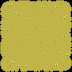

A level layout from a 2D game, rendered from its tile map. Below: a short description, then the map file with its tile-grid data intact:
An orthogonal 3x3 tile map with 24x24 px tiles, 4 tile layers (DeepSoil, TopSoil, Clay, Sand).

<map version="1.0" orientation="orthogonal" renderorder="right-down" width="3" height="3" tilewidth="24" tileheight="24" nextobjectid="1">
 <tileset firstgid="1" name="ffWorld" tilewidth="24" tileheight="24" tilecount="2296" columns="56">
  <image source="../res/oryx_16bit_fantasy_world_trans.png" width="1366" height="1007" />
 </tileset>
 <layer name="DeepSoil" width="3" height="3">
  <data encoding="csv">
1381,1376,1380,
1379,1375,1377,
1382,1378,1383
</data>
 </layer>
 <layer name="TopSoil" width="3" height="3">
  <data encoding="csv">
1493,1488,1492,
1491,1487,1489,
1494,1490,1495
</data>
 </layer>
 <layer name="Clay" width="3" height="3">
  <data encoding="csv">
1157,1152,1156,
1155,1151,1153,
1158,1154,1159
</data>
 </layer>
 <layer name="Sand" width="3" height="3">
  <data encoding="csv">
1045,1040,1044,
1043,1039,1041,
1046,1042,1047
</data>
 </layer>
</map>
